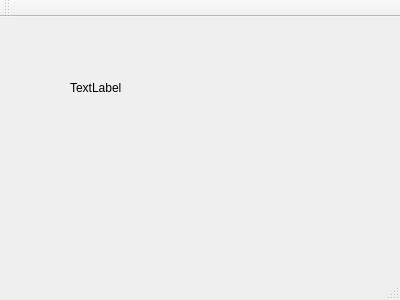
<?xml version="1.0" encoding="UTF-8"?>
<ui version="4.0">
 <class>MainWindow</class>
 <widget class="QMainWindow" name="MainWindow">
  <property name="geometry">
   <rect>
    <x>0</x>
    <y>0</y>
    <width>400</width>
    <height>300</height>
   </rect>
  </property>
  <property name="windowTitle">
   <string>MainWindow</string>
  </property>
  <widget class="QWidget" name="centralWidget">
   <widget class="QLabel" name="stringLabel">
    <property name="geometry">
     <rect>
      <x>70</x>
      <y>50</y>
      <width>251</width>
      <height>41</height>
     </rect>
    </property>
    <property name="text">
     <string>TextLabel</string>
    </property>
   </widget>
  </widget>
  <widget class="QMenuBar" name="menuBar">
   <property name="geometry">
    <rect>
     <x>0</x>
     <y>0</y>
     <width>400</width>
     <height>23</height>
    </rect>
   </property>
  </widget>
  <widget class="QToolBar" name="mainToolBar">
   <attribute name="toolBarArea">
    <enum>TopToolBarArea</enum>
   </attribute>
   <attribute name="toolBarBreak">
    <bool>false</bool>
   </attribute>
  </widget>
  <widget class="QStatusBar" name="statusBar"/>
 </widget>
 <layoutdefault spacing="6" margin="11"/>
 <resources/>
 <connections/>
</ui>
